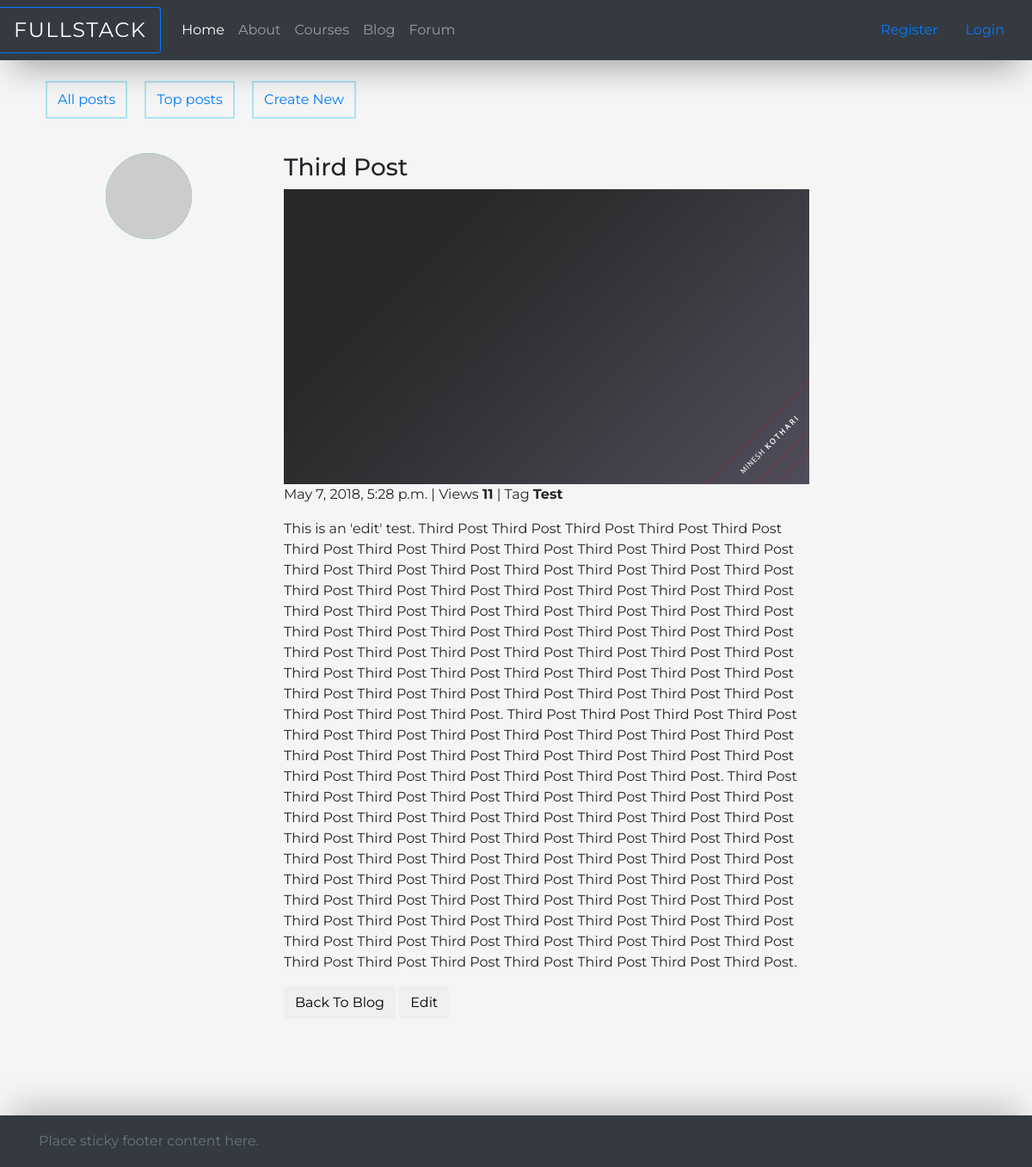
Page /blog/3/ on the committed database.
### blog/models.py (models this page shows, shortened)
class Post(models.Model):
    author = models.ForeignKey(settings.AUTH_USER_MODEL)
    title = models.CharField(max_length=200)
    content = models.TextField()
    created_date = models.DateTimeField(default=timezone.now)
    published_date = models.DateTimeField(blank=True, null=True)
    views = models.IntegerField(default=0)
    tag = models.CharField(max_length=100, blank=True, null=True)
    image = models.ImageField(upload_to="images", blank=True, null=True)

### blog/views.py (the view)
# urls.py: url(r'^(?P<id>\d+)/$', views.post_detail, name='post_detail'),
def post_detail(request, id):
    post = get_object_or_404(Post, pk=id)
    post.views += 1
    post.save()
    return render(request, 'blog/postdetail.html', {'post': post})

### blog/templates/blog/postdetail.html (shortened to what this page needs)
{% extends "blog/blog.html" %}
{% block blogs %}
        <div class="row">
            <div class="col-lg-3 col-md-2 text-center">
                <a class="story-img" href="#">
                    <img src="http://placehold.it/100" style="width:100px; height: 100px; background-color: #12ABB2; color: #ffffff;" class="rounded-circle">
                </a>
            </div>
            <div class="col-lg-9 col-md-10">
                <h3>{{ post.title }}</h3>
                <div class="row">
                    <div class="col-sm-9">
                        {% if post.image %}
                            <img src="/media/{{ post.image }}" style="width:100%; height: auto;">
                        {% endif %}
                        <p>{{ post.published_date }} | Views <strong>{{ post.views }}</strong> | Tag <strong>{{ post.tag }}</strong></p>
                        <p>{{ post.content }}</p>
                        <p><button class="btn btn-default" onclick="location.href='{% url 'blog' %}'">Back To Blog</button>
                        <button class="btn btn-default" onclick="location.href='{% url 'edit' post.id %}'">Edit</button></p>
                        {% load disqus_tags %}
                    </div>
                </div>
            </div>
        </div>
{% endblock %}

### rows in the picture
Post: title "Third Post", image (picture), published_date "May 7, 2018, 5:28 p.m.", views "11", tag "Test", content "This is an 'edit' test. Third Post Third Post Third Post Third Post Third Post Third Post Third Post Third Post Third Post Third Post Third Post Third Post Third Post Third Post Third Post Third Post Third Post Third Post Third Post Third Post Third Post Third Post Third Post Third Post Third Post Third Post Third Post Third Post Third Post Third Post Third Post Third Post Third Post Third Post Third Post Third Post Third Post Third Post Third Post Third Post Third Post Third Post Third Post Third Post Third Post Third Post Third Post Third Post Third Post Third Post Third Post Third Post Third Post Third Post Third Post Third Post Third Post Third Post Third Post Third Post Third Post…"
